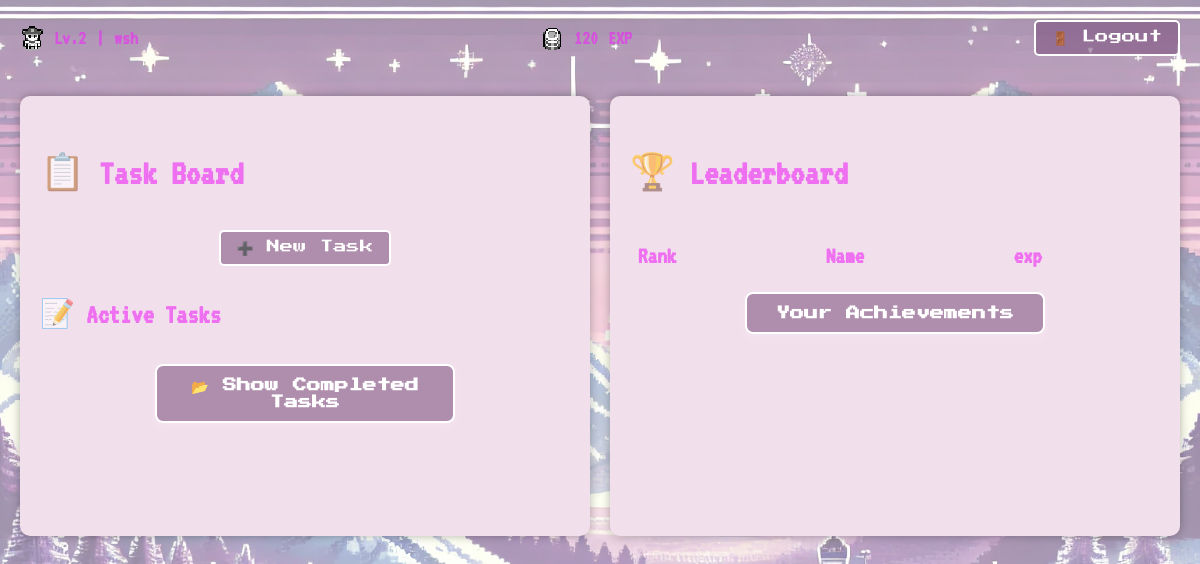
The page /dashboard/ (signed in) on the database as committed earlier.
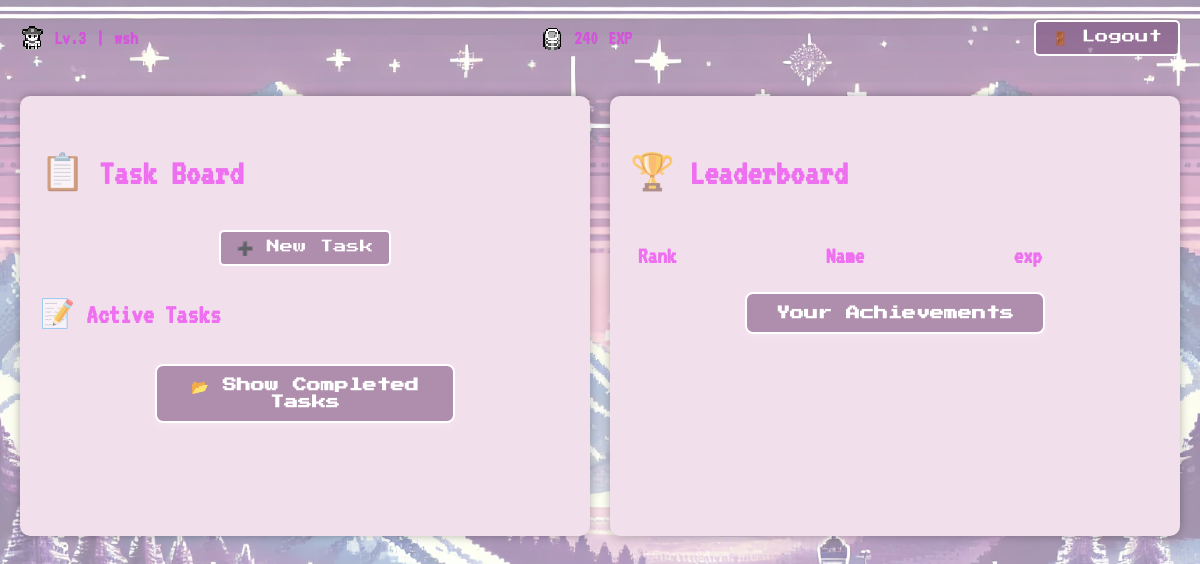
The same page on the database as committed later.
### timehero/models.py (models this page shows, shortened)
class User(AbstractUser):
    level = models.IntegerField(default=1)
    exp = models.IntegerField(default=0)
    hp = models.IntegerField(default=5)
    achievements = models.ManyToManyField('Achievement', through='AchievementProgress')
    groups = models.ManyToManyField(Group,
                                    verbose_name='groups',
                                    blank=True,
                                    help_text='The groups this user belongs to. A user will get all permissions granted to each of their groups.',
                                    related_name="timehero_user_groups",
                                    related_query_name="user",)
    user_permissions = models.ManyToManyField(Permission,
                                    verbose_name='user permissions',
                                    blank=True,
                                    help_text='Specific permissions for this user.',
                                    related_name="timehero_user_permissions",
                                    related_query_name="user",)
    security_question = models.CharField(max_length=255, blank=True)
    security_answer = models.CharField(max_length=255, blank=True)
    email = models.EmailField(unique=True)
    security_answer_attempts = models.IntegerField(default=0)
    is_locked = models.BooleanField(default=False)
    last_attempt_time = models.DateTimeField(null=True, blank=True)

### timehero/views.py (the view)
# urls.py: path("dashboard/", dashboard_view, name="dashboard"),
@login_required  # must login
def dashboard_view(request):
    tasks = Task.objects.filter(user=request.user)  # get all tasks
    tasks = process_tasks_for_dashboard(tasks)
    return render(request, "dashboard.html")

### timehero/services.py (called while the page is built)
def process_tasks_for_dashboard(tasks):
    for task in tasks:
        task.tags_list = (
            [tag.strip() for tag in task.tags.split(",")] if task.tags else []
        )
        task.checklist_items = (
            [item.strip() for item in task.checklist.split("\n")]
            if task.checklist
            else []
        )
        task.notes_content = task.notes.strip() if task.notes else ""
    return tasks

### timehero/templates/dashboard.html (shortened to what this page needs)
{% load static %}
<!DOCTYPE html>
<html lang="en">
<head>
    <link rel="stylesheet" href="{% static 'css/pixel.css' %}">
    <link rel="stylesheet" href="{% static 'css/dashboard.css' %}">
    <link rel="stylesheet" href="https://cdn.jsdelivr.net/npm/flatpickr/dist/flatpickr.min.css">
</head>
<body class="dashboard-container">
    <div class="status-bar">
        <div class="status-item">
            <img src="{% static 'sprites/hero.png' %}" class="pixel-icon">
            <span id="level">Lv.{{ user.level }}</span> | <span>{{ user.username }}</span>
        </div>
        <div class="status-item">
            <img src="{% static 'sprites/coins.png' %}" class="pixel-icon">
            <span id="exp">{{ user.exp }}</span> EXP
        </div>
        <div class="status-item logout">
            <form action="{% url 'logout' %}?next={% url 'index' %}" method="post">
                <button type="submit" class="pixel-btn logout-btn">🚪 Logout</button>
            </form>
        </div>
    </div>
    <div class="main-content flex">
        <div class="task-board" id="task-board">
            <h2 class="pixel-title">📋 Task Board</h2>
            <button class="pixel-btn" onclick="openTaskModal()">➕ New Task</button>
            <div class="task-list-container">
                <div id="active-tasks">
                    <h3>📝 Active Tasks</h3>
                </div>
                <button class="pixel-btn toggle-completed-btn" onclick="toggleCompletedTasks()">📂 Show Completed
                    Tasks</button>
            </div>
        </div>
        <div id="leaderboard-container" class="task-board">
            <h2 class="pixel-title">🏆 Leaderboard</h2>
            <ul class="leaderboard">
                <table class="table">
                    <thead>
                        <tr>
                            <th>Rank</th>
                            <th>Name</th>
                            <th>exp</th>
                        </tr>
                    </thead>
                </table>
                <button class="achievements-button">Your Achievements</button>
            </div>
        </div>
</body>
</html>

### timehero/static/css/pixel.css (style rules this page uses)
body { background: #f4f0f0; color: rgb(198, 255, 209); font-family: 'Press Start 2P', cursive; font-size: 16px; line-height: 1.5; display: flex; flex-direction: column; justify-content: center; align-items: center; height: 100vh; margin: 0; }
.pixel-btn, .complete-task-btn, .toggle-completed-btn, .achievements-button { display: block; margin: 10px auto; text-decoration: none; text-align: center; color: white; background-color: rgba(125, 80, 127, 0.566); border: 2px solid #fff; border-radius: 5px; padding: 8px 16px; font-family: 'Press Start 2P', cursive; }
.pixel-icon { width: 24px; height: 24px; image-rendering: pixelated; }

### timehero/static/css/dashboard.css (style rules this page uses)
body { display: block; background: #1a1a1a; color: rgba(236, 43, 243, 0.616); font-family: 'VT323', monospace; font-size: 24px; margin: 0; padding: 0; }
.dashboard-container { position: relative; background: url('/static/image/backgd.webp') no-repeat center center fixed; background-size: cover; width: 100vw; height: 100vh; }
.dashboard-container::after { content: ""; position: absolute; top: 0; left: 0; width: 100%; height: 100%; background: rgba(255, 255, 255, 0.5); z-index: -1; }
.status-bar { display: flex; justify-content: space-between; align-items: center; padding: 10px 20px; font-size: 20px; font-weight: bold; width: 100%; box-sizing: border-box; overflow: hidden; }
.status-item { display: flex; align-items: center; gap: 10px; }
.main-content { display: flex; justify-content: space-between; align-items: flex-start; flex: 1; padding: 20px; gap: 20px; overflow: auto; }
#task-board, #leaderboard-container { flex: 1; padding: 20px; background: #f2dfec;; border-radius: 10px; box-shadow: 0 0 10px rgba(0, 0, 0, 0.3); min-height: 400px; }
.leaderboard { list-style: none; padding-left: 0; }
.modal .pixel-btn,.achievements-button { width: 100%; padding: 10px; margin-top: 10px; background-color: rgba(125, 80, 127, 0.566); color: white; border: none; border-radius: 5px; cursor: pointer; font-weight: bold; }
.task-list-container { margin-top: 20px; }
.complete-task-btn, .toggle-completed-btn,.achievements-button { width: 90%; max-width: 300px; padding: 12px; font-size: 14px; color: white; background-color: rgba(125, 80, 127, 0.566); border: 2px solid #fff; font-weight: bold; border-radius: 8px; cursor: pointer; text-align: center; display: flex; justify-content: center; align-items: center; margin: 10px auto; box-shadow: 0px 4px 8px rgba(255, 255, 255, 0.2); }
.table { border-collapse: collapse; width: 100%; }
.table th, .table td { border: none; padding: 8px; text-align: left; }

Rows that differ between the two databases and show on the page:
changed User "wsh": level "2" → "3"; exp "120" → "240"
